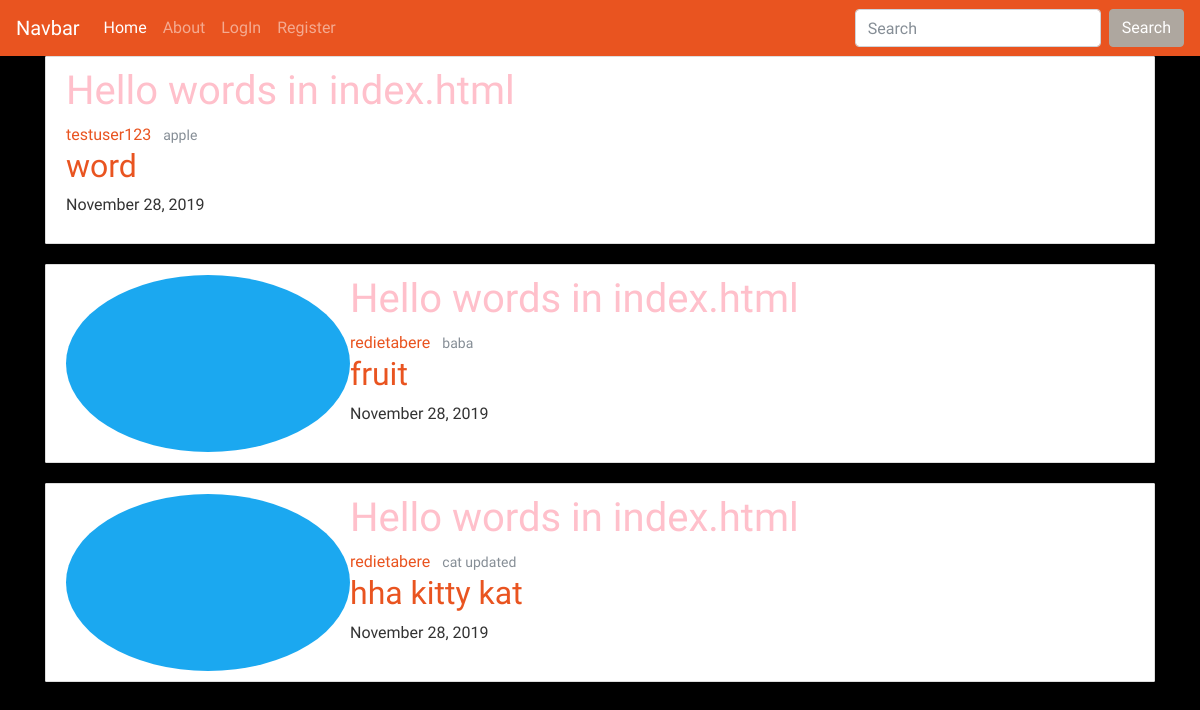
The page / on the database its author committed.
### words/models.py (models this page shows, shortened)
class Words(models.Model):
    noun = models.CharField(max_length=100)
    define = models.TextField()
    date_posted = models.DateTimeField(default=timezone.now)
    player = models.ForeignKey(User, on_delete=models.CASCADE)

### accounts/models.py (models this page shows, shortened)
class Profile(models.Model):
    user = models.OneToOneField(User, on_delete=models.CASCADE)
    image = models.ImageField(default='default.jpg', upload_to='profile_pics')

### words/views.py (the view)
# urls.py: path('', views.index, name='words-index'),
def index(request):
    context = {
        'vocab': Words.objects.all()
    }
    return render(request, 'words/index.html', context)

### words/templates/words/index.html
{% extends "words/base.html" %}
{% block content %}
{% for voc in vocab %}
<article class="media content-section">
    <img class="rounded-circle" src="{{ voc.player.profile.image.url }}" alt="">
    <div class="media-body">
        <div class="article-metadata">
            <h1>Hello words in index.html</h1>
          <a class="mr-2" href="#">{{ voc.player }}</a>
          <small class="text-muted">{{ voc.noun }}</small>
        </div>
    <h2><a class="article-title" href="#">{{ voc.define }}</a></h2>
    <p class="article-content">{{ voc.date_posted|date:"F d, Y" }}</p>
    </div>
</article>
{% endfor %}
{% endblock content %}

### words/static/words/main.css (style rules this page uses)
body { background: black; }
h1 { color: pink; }
.content-section { background: #ffffff; padding: 10px 20px; border: 1px solid #dddddd; border-radius: 1px; margin-bottom: 20px; }

### rows shown on the page
Words: player "testuser123", noun "apple", define "word", date_posted "November 28, 2019"
Words: player.profile.image (placeholder picture), player "redietabere", noun "baba", define "fruit", date_posted "November 28, 2019"
Words: player.profile.image (placeholder picture), player "redietabere", noun "cat updated", define "hha kitty kat", date_posted "November 28, 2019"
